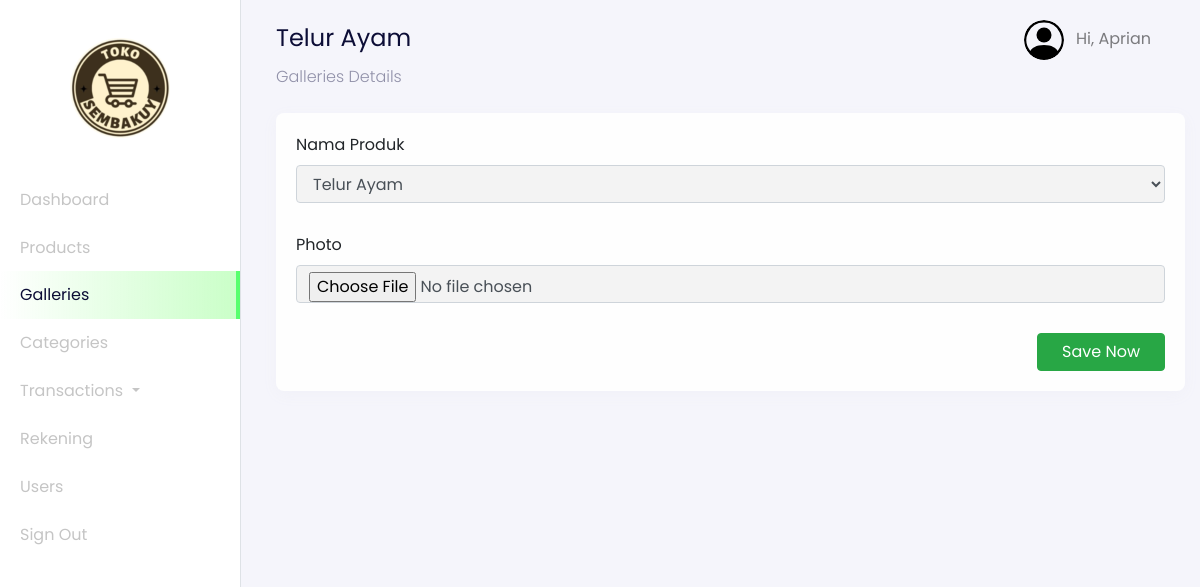
Page /admin?page=galleries-details&id=1 (signed in) on the committed database.
### tables this page shows
CREATE TABLE `users` (
  `id_user` int(11) NOT NULL,
  `name` varchar(255) NOT NULL,
  `email` varchar(255) NOT NULL,
  `password` varchar(255) NOT NULL,
  `address` text DEFAULT NULL,
  `phone_number` varchar(255) NOT NULL,
  `postal_code` varchar(191) NOT NULL,
  `roles` varchar(255) NOT NULL
);

CREATE TABLE `products_galleries` (
  `id_gallery` int(11) NOT NULL,
  `photos` varchar(255) NOT NULL,
  `product_id` int(11) NOT NULL
);

CREATE TABLE `products` (
  `id_product` int(11) NOT NULL,
  `product_name` varchar(255) NOT NULL,
  `unit` int(11) NOT NULL,
  `price` varchar(255) NOT NULL,
  `descriptions` text NOT NULL,
  `category_id` int(11) NOT NULL,
  `stock` varchar(255) NOT NULL
);

### config/config.php (called while the page is built, shortened)
<?php
$host = 'localhost';
$user = 'root';
$password = '';
$dbname = 'imk_tugas';
$conn = mysqli_connect($host, $user, $password, $dbname);
function query($query)
{
    global $conn;
    $result = mysqli_query($conn, $query);
    $rows = [];
    while ($row = mysqli_fetch_assoc($result)) {
        $rows[] = $row;
    }
    return $rows;
}
?>

### admin/dashboard-galleries-details.php (the view, shortened to what this page needs)
<?php
$id = $_GET["id"];
$galleries = query("SELECT * FROM products_galleries INNER JOIN products ON products_galleries.product_id = products.id_product WHERE products_galleries.id_gallery = $id")[0];
?>
<nav
  class="navbar navbar-expand-lg navbar-light navbar-store fixed-top"
  data-aos="fade-down"
>
  <div class="container-fluid">
    <div class="collpase navbar-collapse" id="navbarResponsive">
      <ul class="navbar-nav d-none d-lg-flex ml-auto">
        <li class="nav-item dropdown">
          <a
            href="#"
            class="nav-link"
            id="navbarDropdown"
            role="button"
            data-toggle="dropdown"
          >
            <img
              src="../assets/images/person-circle.svg"
              alt="profile"
              height="40px"
              class="rounded-circle mr-2 profile-picture"
            />
            <?php
              $id_user = $_SESSION['user'];
              $user = query("SELECT * FROM users WHERE id_user = $id_user")[0];
            ?>
            Hi, <?= $user["name"]; ?>
          </a>
        </li>
      </ul>
    </div>
  </div>
</nav>
<div
  class="section-content section-dashboard-home"
  data-aos="fade-up"
>
  <div class="container-fluid">
    <div class="dashboard-heading">
      <h2 class="dashboard-title"><?= $galleries["product_name"]; ?></h2>
      <p class="dashboard-subtitle">Galleries Details</p>
    </div>
    <div class="dashboard-content">
      <div class="row">
        <div class="col-12 mt-2">
          <form action="" method="POST" enctype="multipart/form-data">
            <div class="card">
              <div class="card-body">
                <div class="row">
                  <div class="col-md-12">
                    <div class="form-group">
                      <label for="name">Nama Produk</label>
                      <?php
                      $products = query("SELECT * FROM products");
                      ?>
                      <select name="name" id="name" class="form-control">
                        <?php foreach ($products as $product) : ?>
                          <option value="<?= $product["id_product"]; ?>" <?= $product["id_product"] == $galleries["product_id"] ? 'selected' : ''; ?>><?= $product["product_name"]; ?></option>
                        <?php endforeach;?>
                      </select>
                    </div>
                  </div>
                  <div class="col-md-12">
                    <div class="form-group">
                      <label for="photo">Photo</label>
                      <input type="file" name="photo" id="photo" class="form-control">
                    </div>
                  </div>
                </div>
                <div class="row">
                  <div class="col-12 text-right">
                    <button
                      type="submit"
                      name="updateGaleri"
                      class="btn btn-success px-4"
                    >
                      Save Now
                    </button>
                  </div>
                </div>
              </div>
            </div>
          </form>
        </div>
      </div>
    </div>
  </div>
</div>

### rows in the picture
users: name "Aprian"
products_galleries: product.product_name "Telur Ayam", name "Telur Ayam"
